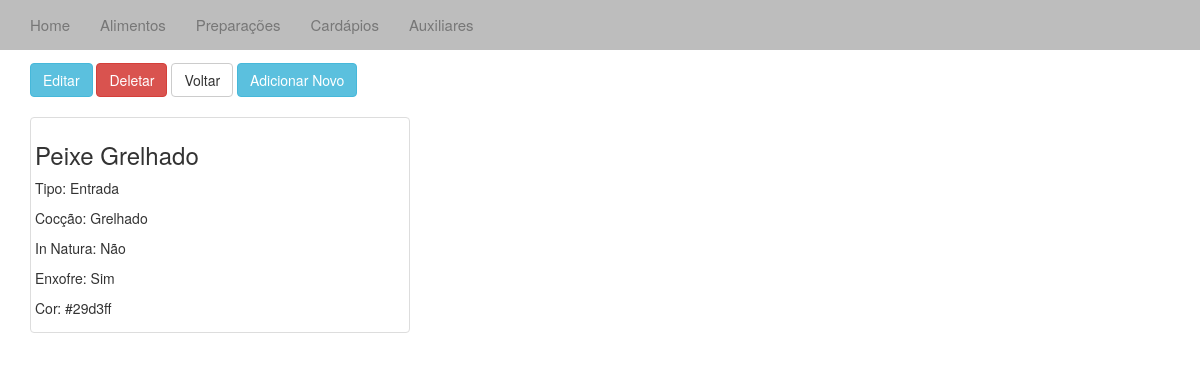
The page /verprepara/12/ on the database its author committed.
### cardapio/models.py (models this page shows, shortened)
class Prepara(models.Model):
	desc = models.CharField(max_length=40)
	inNatura = models.IntegerField(max_length=1)
	enxofre = models.IntegerField(max_length=1)
	cor = models.CharField(max_length=10)
	tipoPrep = models.CharField(max_length=40)
	coccao = models.CharField(max_length=40)

### cardapio/views.py (the view)
# urls.py: url(r'verprepara/(?P<id_prepara>\d+)/$', 'cardapio.views.verprepara', name='verprepara'),
def verprepara(request, id_prepara):
	p = get_object_or_404(Prepara, pk=id_prepara)
	context = {'p':p}
	return render(request,"verprepara.html", context)

### templates/verprepara.html (shortened to what this page needs)
{% extends "base.html" %}
{% block body%}
<div class="container-fluid">
	<div class="container">
			<h2>Alimento</h2>
			<a href="/editprepara/{{ p.id }}"><button type="button" class="btn btn-info">Editar</button></a>
			<a href="/deleteprepara/{{ p.id }}"><button type="button" class="btn btn-danger">Deletar</button></a>
			<a href="/prepara/"><button type="button" class="btn btn-default">Voltar</button></a>
			<a href="/addprepara/"><button type="button" class="btn btn-info">Adicionar Novo</button></a>
			<br /><br />
			<div class="thumbnail col-sm-4">
				<h3>{{ p.desc }}</h3>
				<p>Tipo: {{ p.tipoPrep }}</p>
				<p>Cocção: {{ p.coccao }}</p>
				<p>In Natura:
				{% if p.inNatura == 1 %}
				Sim
				{% else %}
				Não
				{% endif %}</p>
				<p>Enxofre:
				{% if p.enxofre == 1 %}
				Sim
				{% else %}
				Não
				{% endif %}</p>
				<p>Cor: {{ p.cor }}</p>
			</div>
</div>
{% endblock %}

### rows shown on the page
Prepara: desc "Peixe Grelhado", tipoPrep "Entrada", coccao "Grelhado", cor "#29d3ff"
